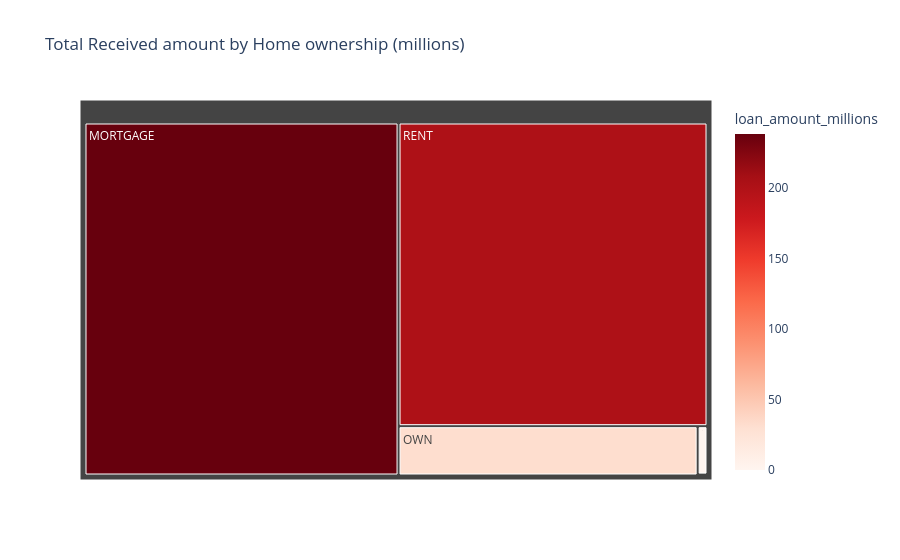

This figure's notebook cell:
### Markdown cell above
#### Home ownership by total received amount

### Code cell
home_receiving = df.groupby('home_ownership')['total_payment'].sum().reset_index()
home_receiving['loan_amount_millions'] = home_receiving['total_payment'] / 1000000

fig = px.treemap(
    home_receiving,
    path=['home_ownership'],
    values ='loan_amount_millions',
    color = 'loan_amount_millions',
    color_continuous_scale='reds',
    title='Total Received amount by Home ownership (millions)'
)

fig.show()

### Figure 1 — Plotly figure (JSON) as saved in the notebook; plotly's stock layout.template omitted (floating-point values rounded to 4 significant figures)
{"data": [{"branchvalues": "total", "customdata": [[238.5], [0.01905], [1.025], [31.73], [201.8]], "domain": {"x": [0, 1], "y": [0, 1]}, "hovertemplate": "labels=%{label}<br>loan_amount_millions_sum=%{value}<br>parent=%{parent}<br>id=%{id}<br>loan_amount_millions=%{color}<extra></extra>", "ids": ["MORTGAGE", "NONE", "OTHER", "OWN", "RENT"], "labels": ["MORTGAGE", "NONE", "OTHER", "OWN", "RENT"], "marker": {"coloraxis": "coloraxis", "colors": [238.5, 0.01905, 1.025, 31.73, 201.8]}, "name": "", "parents": ["", "", "", "", ""], "type": "treemap", "values": [238.5, 0.01905, 1.025, 31.73, 201.8]}], "layout": {"coloraxis": {"colorbar": {"title": {"text": "loan_amount_millions"}}, "colorscale": [[0, "rgb(255,245,240)"], [0.125, "rgb(254,224,210)"], [0.25, "rgb(252,187,161)"], [0.375, "rgb(252,146,114)"], [0.5, "rgb(251,106,74)"], [0.625, "rgb(239,59,44)"], [0.75, "rgb(203,24,29)"], [0.875, "rgb(165,15,21)"], [1, "rgb(103,0,13)"]]}, "legend": {"tracegroupgap": 0}, "title": {"text": "Total Received amount by Home ownership (millions)"}}}
